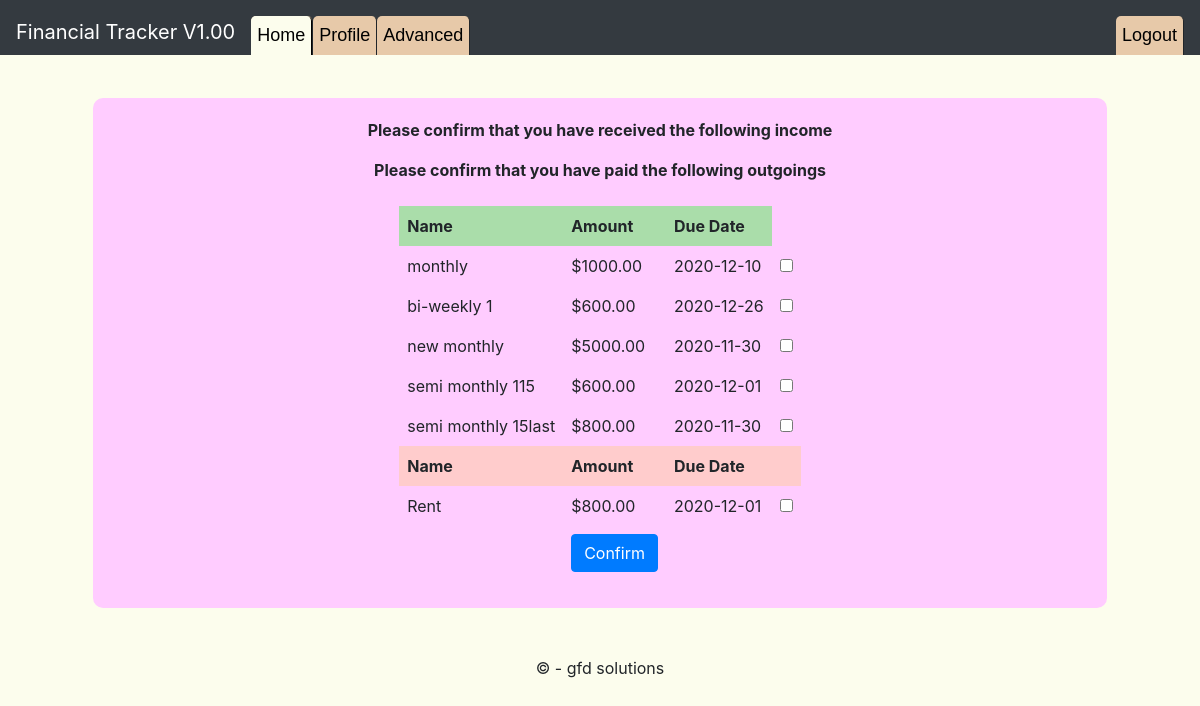
The page /home (signed in) on the database its author committed.
### tables this page shows
CREATE TABLE income (
    id INTEGER PRIMARY KEY AUTOINCREMENT,
    name TEXT NOT NULL,
    category TEXT,
    amount REAL NOT NULL,
    payday DATE NOT NULL,
    freq TEXT NOT NULL,
    acc_id INTEGER NOT NULL,
    user_id INTEGER NOT NULL);

CREATE TABLE outgoings (
    id INTEGER PRIMARY KEY AUTOINCREMENT NOT NULL,
    name TEXT NOT NULL,
    category TEXT NOT NULL,
    amount REAL NOT NULL,
    due DATE NOT NULL,
    freq TEXT NOT NULL,
    acc_id INTEGER NOT NULL,
    user_id INTEGER NOT NULL);

### views.py (the view, shortened to what this page needs)
@app.route("/", methods=["GET", "POST"])
@app.route("/home")
@login_required
def home():
    active_page = {}
    active_page["home"] = "active"
    cur = db.execute("SELECT name FROM users WHERE id = :user_id", {"user_id": session["user_id"]})
    name = sql_parse(cur)[0]["name"]
    cur = db.execute("SELECT name,balance,id FROM accounts WHERE user_id = :user_id AND category = 'Primary'", {"user_id": session["user_id"]})
    pri_account = sql_parse(cur)
    if not pri_account:
        return redirect("/profile")
    pri_account = pri_account[0]
    pri_income = get_primary_income(session["user_id"])
    if not pri_income:
        return redirect("/profile")
    cur = db.execute("SELECT last_login FROM users WHERE id = :user_id", {"user_id":session["user_id"]})
    last_login = make_datetime(sql_parse(cur)[0]["last_login"])
    income = get_transactions("income", last_login, date.today(), pri_account, session["user_id"])
    outgoings = get_transactions("outgoings", last_login, date.today(), pri_account, session["user_id"])
    if request.method == "GET" and (income or outgoings):
            return render_template('confirm_income.html', income=income, outgoings=outgoings, active_page=active_page)

### application.py (called while the page is built)
@app.context_processor
def utility_processor():
    def format_money(amount,currency='$'):
        return '{1}{0:.2f}'.format(amount,currency)
    return dict(format_money=format_money)

### helpers.py (called while the page is built)
def login_required(f):
    @wraps(f)
    def decorated_function(*args, **kwargs):
        if session.get("user_id") is None:
            return redirect("/login")
        return f(*args, **kwargs)
    return decorated_function

def sql_parse(cursor):
    result = []
    data = cursor.fetchall()
    for rows in data:
        c = 0
        res_dic = {}
        for columns in rows:
            res_dic[cursor.description[c][0]] = columns
            c += 1
        result.append(res_dic)
    return result

def make_datetime(date_string):
    y, m, d = (int(i) for i in date_string.split('-'))
    return datetime.date(y, m, d)

def get_transactions(table, start_date, end_date, account, user_id):
    if table == "outgoings":
        t_date = "due"
        order = "ORDER by category DESC, amount DESC"
    elif table == "income":
        t_date = "payday"
        order = "ORDER by freq, amount DESC"
    sql_string = '''SELECT name, amount, category, {1}, id, freq FROM {0}
        WHERE acc_id = :acc_id AND user_id = :user_id
        AND {1} >= :start_date AND {1} < :end_date {2}'''.format(table, t_date, order)
    cur = db.execute(sql_string, {"acc_id": account["id"], "user_id": user_id,
        "start_date": start_date.strftime("%Y-%m-%d"), "end_date": end_date.strftime("%Y-%m-%d")})
    return sql_parse(cur)

### templates/confirm_income.html (shortened to what this page needs)
{% extends "layout.html" %}
{% block main %}
    <div class="container-fluid">
        <div class="jumbtron mine">
            <form action="/" method="post">
                <table class="mytable">
                {% if income %}
                    <p><strong>Please confirm that you have received the following income</strong></p>
                    <thead>
                        <th>Name</th>
                        <th>Amount</th>
                        <th>Due Date</th>
                    </thead>
                    {% for pay in income %}
                        <div class="form-group">
                            <tr>
                                <td>{{ pay["name"] }}</td>
                                <td>{{ format_money(pay["amount"]) }}</td>
                                <td>{{ pay["payday"] }}</td>
                                <td>
                                    <input type="checkbox" id="pay{{ pay['id'] }}" name="pay{{ pay['id'] }}" value="confirmed">
                                </td>
                            </tr>
                        </div>
                    {% endfor %}
                {% endif %}
                {% if outgoings %}
                    <p><strong>Please confirm that you have paid the following outgoings</strong></p>
                    <thead>
                        <tr class="alert_tab">
                        <td>Name</td>
                        <td>Amount</td>
                        <td colspan="2">Due Date</td>
                        </tr>
                    </thead>
                    {% for out in outgoings %}
                        <div class="form-group">
                            <tr>
                                <td>{{ out["name"] }}</td>
                                <td>{{ format_money(out["amount"]) }}</td>
                                <td>{{ out["due"] }}</td>
                                <td>
                                    <input type="checkbox" id="out{{ out['id'] }}" name="out{{ out['id'] }}" value="confirmed">
                                </td>
                            </tr>
                        </div>
                    {% endfor %}
                {% endif %}
                    <div class="form-group">
                        <tr>
                            <td></td>
                            <td><button class="btn btn-primary" type="submit">Confirm</button></td>
                        </tr>
                    </div>
                </table>
            </form>
        </div>
    </div>
{% endblock %}

### static/style.css (style rules this page uses)
.mytable { display: inline-block; vertical-align: top; margin: auto; padding: 8px; border-radius: 20px; border-collapse: collapse; }
td { text-align: left; padding: 8px; border-collapse: collapse; }
th { text-align: left; padding: 8px; border: none; border-collapse: collapse; background: #aaddaa; }
.alert_tab { background-color: #ffcccc; font-weight:bold; text-align:center }
body { padding-top:50px; }
body { background-color: #fcfded; }
div .mine { background-color: #ffccff; border-radius: 10px; padding-top:20px; padding-bottom:20px; box-sizing:border-box; }

### rows shown on the page
income: name "monthly", amount "$1000.00", payday "2020-12-10"
income: name "bi-weekly 1", amount "$600.00", payday "2020-12-26"
income: name "new monthly", amount "$5000.00", payday "2020-11-30"
income: name "semi monthly 115", amount "$600.00", payday "2020-12-01"
income: name "semi monthly 15last", amount "$800.00", payday "2020-11-30"
outgoings: name "Rent", amount "$800.00", due "2020-12-01"
